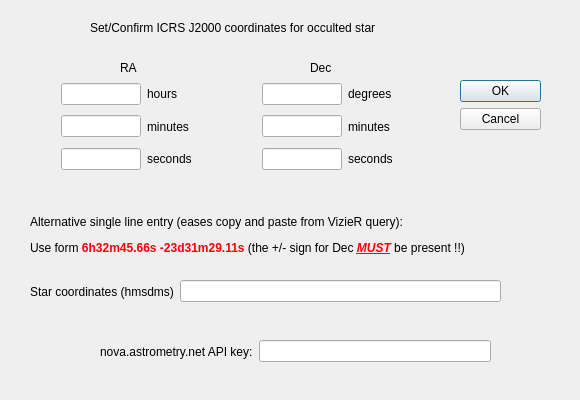
<?xml version="1.0" encoding="UTF-8"?>
<ui version="4.0">
 <class>Dialog</class>
 <widget class="QDialog" name="Dialog">
  <property name="geometry">
   <rect>
    <x>0</x>
    <y>0</y>
    <width>580</width>
    <height>400</height>
   </rect>
  </property>
  <property name="sizePolicy">
   <sizepolicy hsizetype="Preferred" vsizetype="Fixed">
    <horstretch>0</horstretch>
    <verstretch>0</verstretch>
   </sizepolicy>
  </property>
  <property name="minimumSize">
   <size>
    <width>580</width>
    <height>400</height>
   </size>
  </property>
  <property name="maximumSize">
   <size>
    <width>580</width>
    <height>400</height>
   </size>
  </property>
  <property name="windowTitle">
   <string>Dialog</string>
  </property>
  <widget class="QDialogButtonBox" name="buttonBox">
   <property name="geometry">
    <rect>
     <x>460</x>
     <y>80</y>
     <width>81</width>
     <height>71</height>
    </rect>
   </property>
   <property name="orientation">
    <enum>Qt::Vertical</enum>
   </property>
   <property name="standardButtons">
    <set>QDialogButtonBox::Cancel|QDialogButtonBox::Ok</set>
   </property>
  </widget>
  <widget class="QLabel" name="label">
   <property name="geometry">
    <rect>
     <x>120</x>
     <y>60</y>
     <width>60</width>
     <height>16</height>
    </rect>
   </property>
   <property name="text">
    <string>RA</string>
   </property>
  </widget>
  <widget class="QLabel" name="label_5">
   <property name="geometry">
    <rect>
     <x>310</x>
     <y>60</y>
     <width>60</width>
     <height>16</height>
    </rect>
   </property>
   <property name="text">
    <string>Dec</string>
   </property>
  </widget>
  <widget class="QWidget" name="layoutWidget">
   <property name="geometry">
    <rect>
     <x>262</x>
     <y>81</y>
     <width>145</width>
     <height>91</height>
    </rect>
   </property>
   <layout class="QVBoxLayout" name="verticalLayout_2">
    <item>
     <layout class="QHBoxLayout" name="horizontalLayout_4">
      <item>
       <widget class="QLineEdit" name="DecDegrees">
        <property name="sizePolicy">
         <sizepolicy hsizetype="Fixed" vsizetype="Fixed">
          <horstretch>0</horstretch>
          <verstretch>0</verstretch>
         </sizepolicy>
        </property>
        <property name="minimumSize">
         <size>
          <width>80</width>
          <height>0</height>
         </size>
        </property>
        <property name="maximumSize">
         <size>
          <width>80</width>
          <height>16777215</height>
         </size>
        </property>
        <property name="alignment">
         <set>Qt::AlignRight|Qt::AlignTrailing|Qt::AlignVCenter</set>
        </property>
       </widget>
      </item>
      <item>
       <widget class="QLabel" name="label_6">
        <property name="text">
         <string>degrees</string>
        </property>
       </widget>
      </item>
     </layout>
    </item>
    <item>
     <layout class="QHBoxLayout" name="horizontalLayout_5">
      <item>
       <widget class="QLineEdit" name="DecMinutes">
        <property name="sizePolicy">
         <sizepolicy hsizetype="Fixed" vsizetype="Fixed">
          <horstretch>0</horstretch>
          <verstretch>0</verstretch>
         </sizepolicy>
        </property>
        <property name="minimumSize">
         <size>
          <width>80</width>
          <height>0</height>
         </size>
        </property>
        <property name="maximumSize">
         <size>
          <width>80</width>
          <height>16777215</height>
         </size>
        </property>
        <property name="alignment">
         <set>Qt::AlignRight|Qt::AlignTrailing|Qt::AlignVCenter</set>
        </property>
       </widget>
      </item>
      <item>
       <widget class="QLabel" name="label_7">
        <property name="text">
         <string>minutes</string>
        </property>
       </widget>
      </item>
     </layout>
    </item>
    <item>
     <layout class="QHBoxLayout" name="horizontalLayout_6">
      <item>
       <widget class="QLineEdit" name="DecSeconds">
        <property name="sizePolicy">
         <sizepolicy hsizetype="Fixed" vsizetype="Fixed">
          <horstretch>0</horstretch>
          <verstretch>0</verstretch>
         </sizepolicy>
        </property>
        <property name="minimumSize">
         <size>
          <width>80</width>
          <height>0</height>
         </size>
        </property>
        <property name="maximumSize">
         <size>
          <width>80</width>
          <height>16777215</height>
         </size>
        </property>
        <property name="alignment">
         <set>Qt::AlignRight|Qt::AlignTrailing|Qt::AlignVCenter</set>
        </property>
       </widget>
      </item>
      <item>
       <widget class="QLabel" name="label_8">
        <property name="text">
         <string>seconds</string>
        </property>
       </widget>
      </item>
     </layout>
    </item>
   </layout>
  </widget>
  <widget class="QLabel" name="label_9">
   <property name="geometry">
    <rect>
     <x>90</x>
     <y>20</y>
     <width>341</width>
     <height>16</height>
    </rect>
   </property>
   <property name="text">
    <string>&lt;html&gt;&lt;head/&gt;&lt;body&gt;&lt;p&gt;Set/Confirm ICRS J2000 coordinates for occulted star&lt;/p&gt;&lt;/body&gt;&lt;/html&gt;</string>
   </property>
  </widget>
  <widget class="QLabel" name="label_11">
   <property name="geometry">
    <rect>
     <x>30</x>
     <y>200</y>
     <width>511</width>
     <height>71</height>
    </rect>
   </property>
   <property name="text">
    <string>&lt;html&gt;&lt;head/&gt;&lt;body&gt;&lt;p&gt;Alternative single line entry (eases copy and paste from VizieR query):&lt;/p&gt;&lt;p&gt;Use form &lt;span style=&quot; font-weight:600; color:#fc0107;&quot;&gt;6h32m45.66s -23d31m29.11s&lt;/span&gt; (&lt;span style=&quot; color:#000000;&quot;&gt;the +/- sign for Dec &lt;/span&gt;&lt;span style=&quot; font-weight:600; font-style:italic; text-decoration: underline; color:#fc0107;&quot;&gt;MUST&lt;/span&gt;&lt;span style=&quot; color:#000000;&quot;&gt;  be present !!&lt;/span&gt;)&lt;/p&gt;&lt;/body&gt;&lt;/html&gt;</string>
   </property>
  </widget>
  <widget class="QWidget" name="layoutWidget">
   <property name="geometry">
    <rect>
     <x>61</x>
     <y>81</y>
     <width>145</width>
     <height>91</height>
    </rect>
   </property>
   <layout class="QVBoxLayout" name="verticalLayout">
    <item>
     <layout class="QHBoxLayout" name="horizontalLayout">
      <item>
       <widget class="QLineEdit" name="RaHours">
        <property name="sizePolicy">
         <sizepolicy hsizetype="Fixed" vsizetype="Fixed">
          <horstretch>0</horstretch>
          <verstretch>0</verstretch>
         </sizepolicy>
        </property>
        <property name="minimumSize">
         <size>
          <width>80</width>
          <height>0</height>
         </size>
        </property>
        <property name="maximumSize">
         <size>
          <width>80</width>
          <height>16777215</height>
         </size>
        </property>
        <property name="alignment">
         <set>Qt::AlignRight|Qt::AlignTrailing|Qt::AlignVCenter</set>
        </property>
       </widget>
      </item>
      <item>
       <widget class="QLabel" name="label_2">
        <property name="text">
         <string>hours</string>
        </property>
       </widget>
      </item>
     </layout>
    </item>
    <item>
     <layout class="QHBoxLayout" name="horizontalLayout_2">
      <item>
       <widget class="QLineEdit" name="RaMinutes">
        <property name="sizePolicy">
         <sizepolicy hsizetype="Fixed" vsizetype="Fixed">
          <horstretch>0</horstretch>
          <verstretch>0</verstretch>
         </sizepolicy>
        </property>
        <property name="minimumSize">
         <size>
          <width>80</width>
          <height>0</height>
         </size>
        </property>
        <property name="maximumSize">
         <size>
          <width>80</width>
          <height>16777215</height>
         </size>
        </property>
        <property name="alignment">
         <set>Qt::AlignRight|Qt::AlignTrailing|Qt::AlignVCenter</set>
        </property>
       </widget>
      </item>
      <item>
       <widget class="QLabel" name="label_3">
        <property name="text">
         <string>minutes</string>
        </property>
       </widget>
      </item>
     </layout>
    </item>
    <item>
     <layout class="QHBoxLayout" name="horizontalLayout_3">
      <item>
       <widget class="QLineEdit" name="RaSeconds">
        <property name="sizePolicy">
         <sizepolicy hsizetype="Fixed" vsizetype="Fixed">
          <horstretch>0</horstretch>
          <verstretch>0</verstretch>
         </sizepolicy>
        </property>
        <property name="minimumSize">
         <size>
          <width>80</width>
          <height>0</height>
         </size>
        </property>
        <property name="maximumSize">
         <size>
          <width>80</width>
          <height>16777215</height>
         </size>
        </property>
        <property name="alignment">
         <set>Qt::AlignRight|Qt::AlignTrailing|Qt::AlignVCenter</set>
        </property>
       </widget>
      </item>
      <item>
       <widget class="QLabel" name="label_4">
        <property name="text">
         <string>seconds</string>
        </property>
       </widget>
      </item>
     </layout>
    </item>
   </layout>
  </widget>
  <widget class="QWidget" name="layoutWidget">
   <property name="geometry">
    <rect>
     <x>100</x>
     <y>340</y>
     <width>391</width>
     <height>23</height>
    </rect>
   </property>
   <layout class="QHBoxLayout" name="horizontalLayout_7">
    <item>
     <widget class="QLabel" name="label_10">
      <property name="text">
       <string>nova.astrometry.net API key:</string>
      </property>
     </widget>
    </item>
    <item>
     <widget class="QLineEdit" name="apiKeyEdit"/>
    </item>
   </layout>
  </widget>
  <widget class="QWidget" name="layoutWidget">
   <property name="geometry">
    <rect>
     <x>30</x>
     <y>280</y>
     <width>471</width>
     <height>23</height>
    </rect>
   </property>
   <layout class="QHBoxLayout" name="horizontalLayout_8">
    <item>
     <widget class="QLabel" name="label_12">
      <property name="text">
       <string>Star coordinates (hmsdms)</string>
      </property>
     </widget>
    </item>
    <item>
     <widget class="QLineEdit" name="singleLineEdit"/>
    </item>
   </layout>
  </widget>
 </widget>
 <tabstops>
  <tabstop>RaHours</tabstop>
  <tabstop>RaMinutes</tabstop>
  <tabstop>RaSeconds</tabstop>
  <tabstop>DecDegrees</tabstop>
  <tabstop>DecMinutes</tabstop>
  <tabstop>DecSeconds</tabstop>
 </tabstops>
 <resources/>
 <connections>
  <connection>
   <sender>buttonBox</sender>
   <signal>accepted()</signal>
   <receiver>Dialog</receiver>
   <slot>accept()</slot>
   <hints>
    <hint type="sourcelabel">
     <x>248</x>
     <y>254</y>
    </hint>
    <hint type="destinationlabel">
     <x>157</x>
     <y>274</y>
    </hint>
   </hints>
  </connection>
  <connection>
   <sender>buttonBox</sender>
   <signal>rejected()</signal>
   <receiver>Dialog</receiver>
   <slot>reject()</slot>
   <hints>
    <hint type="sourcelabel">
     <x>316</x>
     <y>260</y>
    </hint>
    <hint type="destinationlabel">
     <x>286</x>
     <y>274</y>
    </hint>
   </hints>
  </connection>
 </connections>
</ui>
